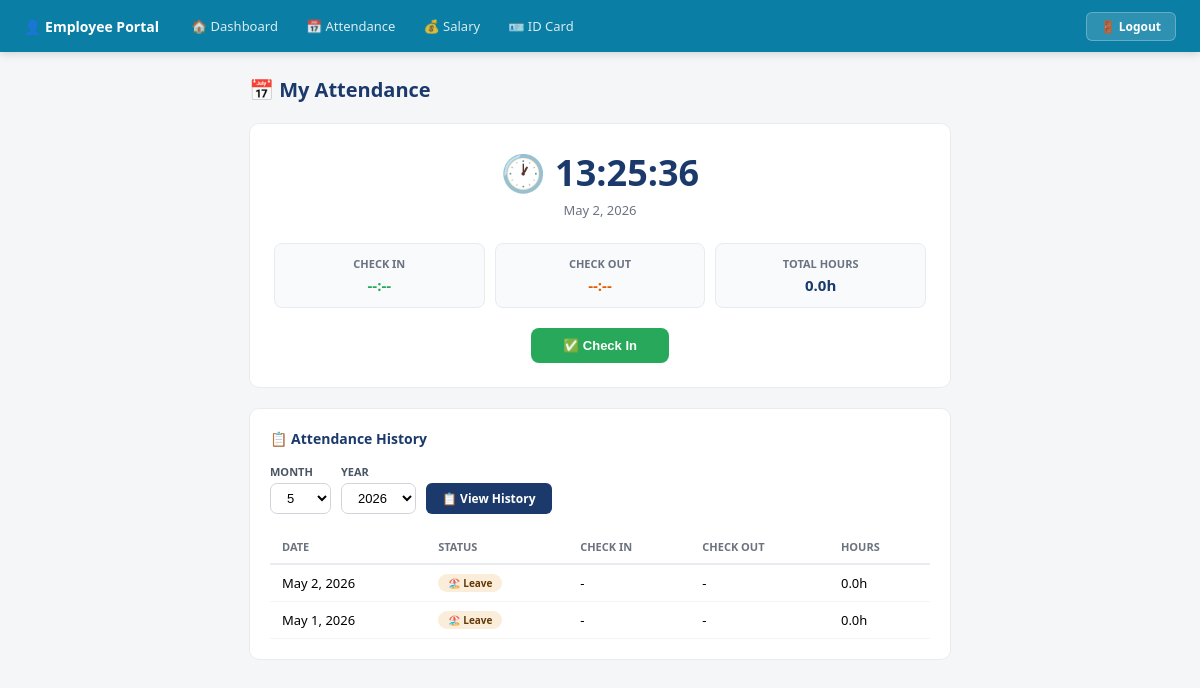
The page /emp-attendance/?show_history=1&month=5&year=2026 (signed in) on the database its author committed.
### app/models.py (models this page shows, shortened)
class Emp_Attendance(models.Model):
    employee = models.ForeignKey(Employees, on_delete=models.CASCADE)
    date = models.DateField()
    status = models.CharField(choices=[
        ('present','Present'),('absent','Absent'),('leave','Leave')
    ], max_length=10, null=True, blank=True)
    check_in = models.TimeField(null=True, blank=True)
    check_out = models.TimeField(null=True, blank=True)
    total_hours = models.FloatField(default=0)

### app/views.py (the view, shortened to what this page needs)
# urls.py: path('emp-attendance/', employee_attendance_view, name='emp-attendance'),
@login_required
def employee_attendance_view(request):
    emp = Employees.objects.filter(user=request.user).first()
    now        = datetime.now()
    today_date = now.date()
    attendance, _ = Emp_Attendance.objects.get_or_create(
        employee=emp, date=today_date
    )
    selected_month = request.GET.get("month")
    selected_year  = request.GET.get("year")
    month = int(selected_month) if selected_month else now.month
    year  = int(selected_year)  if selected_year  else now.year
    return render(request, "Employee/emp_attendance.html", {
        "employee_missing":   False,
        "today":              today_date,
        "current_time":       now.time().strftime("%H:%M:%S"),
        "checkin":            attendance.check_in,
        "checkout":           attendance.check_out,
        "total_hours":        attendance.total_hours,
        "show_history":       request.GET.get("show_history"),
        "attendance_history": Emp_Attendance.objects.filter(
            employee=emp, date__month=month, date__year=year
        ).order_by('-date'),
        "months": Emp_Attendance.objects.filter(employee=emp)
            .annotate(month=ExtractMonth('date'), year=ExtractYear('date'))
            .values('month', 'year')
            .distinct()
            .order_by('-year', '-month'),
        "selected_month": month,
        "selected_year":  year,
    })

### app/templates/Employee/emp_attendance.html (shortened to what this page needs)
{% include "Employee/employee_navbar.html" %}
<!DOCTYPE html>
<html lang="en">
<head>
</head>
<body>
<div class="content">
  <div class="page-title">📅 My Attendance</div>
  {% if employee_missing %}
  <div class="no-emp">
    <div style="font-size:52px;margin-bottom:1rem">⚠️</div>
    <div style="font-size:18px;font-weight:700;color:#1B3A6B;margin-bottom:0.5rem">No Employee Record Found</div>
    <div style="font-size:13px;color:#6B7280;margin-bottom:1.5rem;line-height:1.7">
        Your account does not have an associated Employee profile.<br>
        Please contact your HR admin to create your profile.
    </div>
    <a href="{% url 'emp_dashboard' %}" style="background:#1B3A6B;color:#fff;padding:9px 24px;border-radius:7px;text-decoration:none;font-size:13px;font-weight:600">← Back to Dashboard</a>
  </div>
  {% else %}
  <div class="checkin-card">
    <div class="time-display">🕐 {{ current_time }}</div>
    <div class="date-display">{{ today }}</div>
    <div class="status-row">
      <div class="status-item">
        <div class="status-label">Check In</div>
        <div class="status-val" style="color:#27A85A">{{ checkin|default:"--:--" }}</div>
      </div>
      <div class="status-item">
        <div class="status-label">Check Out</div>
        <div class="status-val" style="color:#E05C00">{{ checkout|default:"--:--" }}</div>
      </div>
      <div class="status-item">
        <div class="status-label">Total Hours</div>
        <div class="status-val" style="color:#1B3A6B">{{ total_hours }}h</div>
      </div>
    </div>
    <div class="btn-row">
      <form method="post">
        {% if not checkin %}
          <button type="submit" name="action" value="login" class="btn btn-checkin">✅ Check In</button>
        {% elif not checkout %}
          <button type="submit" name="action" value="logout" class="btn btn-checkout">🚪 Check Out</button>
        {% else %}
          <button class="btn btn-disabled" disabled>✔ Completed for Today</button>
        {% endif %}
      </form>
    </div>
  </div>
  <div class="card">
    <div class="card-title">📋 Attendance History</div>
    <form method="get" class="filter-row">
      {% if months %}
      <div class="field">
        <label>Month</label>
        <select name="month">
          {% for m in months %}
          <option value="{{ m.month }}" {% if m.month == selected_month %}selected{% endif %}>
            {{ m.month }}
          </option>
          {% endfor %}
        </select>
      </div>
      <div class="field">
        <label>Year</label>
        <select name="year">
          {% for m in months %}
          <option value="{{ m.year }}" {% if m.year == selected_year %}selected{% endif %}>
            {{ m.year }}
          </option>
          {% endfor %}
        </select>
      </div>
      {% endif %}
      <a href="?show_history=1&month={{ selected_month }}&year={{ selected_year }}" class="btn-sm">
        📋 View History
      </a>
    </form>
    {% if show_history %}
    <table class="table">
      <thead>
        <tr>
          <th>Date</th>
          <th>Status</th>
          <th>Check In</th>
          <th>Check Out</th>
          <th>Hours</th>
        </tr>
      </thead>
      <tbody>
        {% for a in attendance_history %}
        <tr>
          <td>{{ a.date }}</td>
          <td>
            {% if 'present' in a.status|lower %}
              <span class="badge" style="background:#EAF3DE;color:#27500A">✅ Present</span>
            {% elif 'absent' in a.status|lower %}
              <span class="badge" style="background:#FCEBEB;color:#A32D2D">❌ Absent</span>
            {% else %}
              <span class="badge" style="background:#FAEEDA;color:#633806">🏖️ Leave</span>
            {% endif %}
          </td>
          <td>{{ a.check_in|default:"-" }}</td>
          <td>{{ a.check_out|default:"-" }}</td>
          <td>{{ a.total_hours }}h</td>
        </tr>
        {% empty %}
        <tr>
          <td colspan="5" style="text-align:center;padding:2rem;color:#9CA3AF">
            No records for this period.
          </td>
        </tr>
        {% endfor %}
      </tbody>
    </table>
    {% else %}
    <div style="text-align:center;padding:2rem;color:#9CA3AF;font-size:13px">
      Month and Year select  "View History" click.
    </div>
    {% endif %}
  </div>
  {% endif %}
</div>
</body>
</html>

### app/templates/Employee/emp_attendance.html (style rules this page uses)
* { box-sizing:border-box;margin:0;padding:0 }
body { font-family:'Segoe UI',sans-serif;background:#F4F6F8 }
.content { padding:1.5rem;max-width:750px;margin:0 auto }
.page-title { font-size:20px;font-weight:700;color:#1B3A6B;margin-bottom:1.25rem }
.checkin-card { background:#fff;border:1px solid #E8ECF0;border-radius:10px;padding:1.5rem;margin-bottom:1.25rem;text-align:center }
.time-display { font-size:36px;font-weight:700;color:#1B3A6B;margin-bottom:4px;font-variant-numeric:tabular-nums }
.date-display { font-size:13px;color:#6B7280;margin-bottom:1.5rem }
.status-row { display:grid;grid-template-columns:repeat(3,1fr);gap:10px;margin-bottom:1.25rem }
.status-item { background:#F8FAFC;border:1px solid #E8ECF0;border-radius:8px;padding:0.75rem;text-align:center }
.status-label { font-size:11px;color:#6B7280;font-weight:600;margin-bottom:4px;text-transform:uppercase }
.status-val { font-size:15px;font-weight:700;color:#1B3A6B }
.btn-row { display:flex;gap:10px;justify-content:center }
.btn { font-size:13px;font-weight:700;padding:10px 32px;border-radius:8px;cursor:pointer;border:none }
.btn-checkin { background:#27A85A;color:#fff }
.card { background:#fff;border:1px solid #E8ECF0;border-radius:10px;padding:1.25rem;margin-bottom:1.25rem }
.card-title { font-size:14px;font-weight:600;color:#1B3A6B;margin-bottom:1rem }
.filter-row { display:flex;gap:10px;align-items:flex-end;flex-wrap:wrap;margin-bottom:1rem }
.field { display:flex;flex-direction:column;gap:4px }
.field label { font-size:11px;font-weight:600;color:#4B5563;text-transform:uppercase }
.field select { font-size:13px;padding:6px 12px;border:1px solid #D1D5DB;border-radius:7px;background:#fff }
.btn-sm { font-size:12px;font-weight:600;padding:7px 16px;border-radius:6px;cursor:pointer;border:none;background:#1B3A6B;color:#fff;text-decoration:none;display:inline-block }
.table { width:100%;border-collapse:collapse;font-size:13px }
.table th { padding:9px 12px;text-align:left;font-size:11px;font-weight:600;color:#6B7280;text-transform:uppercase;border-bottom:2px solid #E8ECF0 }
.table td { padding:9px 12px;border-bottom:1px solid #F3F4F6 }
.badge { font-size:10px;font-weight:600;padding:2px 10px;border-radius:999px }

### rows shown on the page
Emp_Attendance: total_hours "0.0", date "May 2, 2026", shows "🏖️ Leave", check_in "-", check_out "-"
Emp_Attendance: date "May 1, 2026", shows "🏖️ Leave", check_in "-", check_out "-", total_hours "0.0"

### other values the page prints
{{ current_time }} "13:25:36"
{{ checkin|default:"--:--" }} "--:--"
{{ checkout|default:"--:--" }} "--:--"
form field month "5"
form field year "2026"
